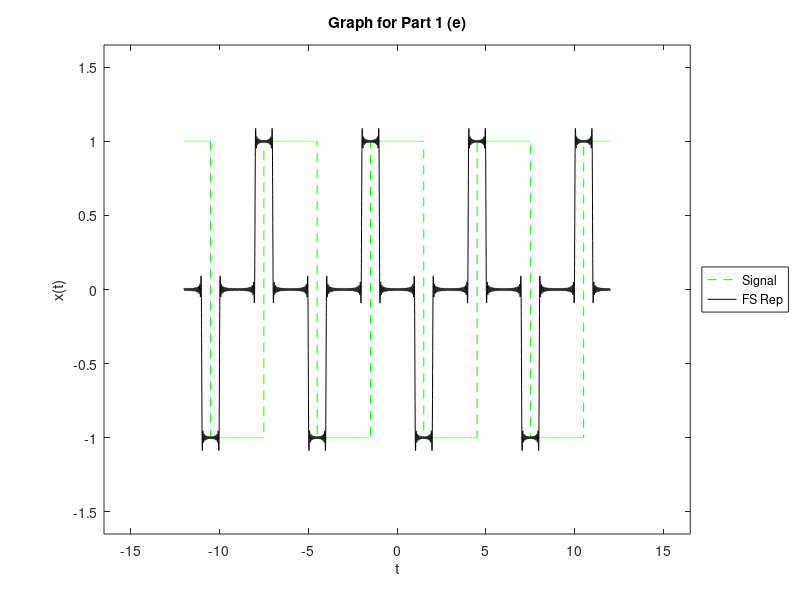

MATLAB code to generate this figure:
%% Fourier Series Builder
%  Justin Ndhlala (njn7)
%  Part (e)
%% Initialize workspace
clear; format short e

%% Signal parameters (period, amplitude, and signal code)
T = 6;
A = 1;
Signal = 'square';

%% Harmonics to use in calculation
N = 81;

%% Calculations of fundamental frequency and plot range
w0 = 2*pi/T;
t  = linspace(-2*T, 2*T, 10000);

%% Signal functions and
%  Fourier series expression based on desired signal
switch Signal
    case 'square'
        vinr = @(t) A*sign(cos(2*pi*t/T));
        C0 = 0;
        Cn = @(n) (cos(2*pi*n/3)-cos(pi*n/3))/(j*n*pi);
    case 'triangular'
        vinr = @(t) A*(...
            1 - ...
            4*mod(t,T)/T +...
            (8*mod(t-T/2,T)/T).*((mod(t,T)/T)>0.5) );
        C0 = 0;
        Cn = @(n) A*(sinc(n/2)^2);
    case 'sawtooth'
        vinr = @(t) A*(2*mod(t-T/2,T)/T-1);
        C0 = 0;
        Cn = @(n) j*A*(-1).^n / n / pi;
    case 'hwrs'
        vinr = @(t) A*sin(2*pi*t/T).*(sign(sin(2*pi*t/T))~=-1);
        C0 = A/pi;
        nn = @(n) (abs(n)==1).*(0) + (abs(n)~=1).*n;
        Cn = @(n) A*((mod(n,2)==0).*(1/pi/(1-nn(n).^2)) + ...
            (abs(n)==1).*((-1)^((n+1)/2)*j/4));
end

%% Build signal 
vin = C0;
for n=[-N:-1 1:N]
    vin = vin + Cn(n)*exp(j*n*w0*t);
end
vin = real(vin); % remove roundoff imaginary bits

%% Plot
figure(1); clf
plot(t, vinr(t), 'g--', t, vin, 'k-')
legend('Signal', 'FS Rep', 'location', 'EastOutside')
% Zoom out a bit in case curves hit figure boundaries
v  = axis; n  = 0.05;
xr = (v(2)-v(1)); yr = (v(4)-v(3));
axis([v + n*[-xr xr -yr yr]]);
title('Graph for Part 1 (e)')
xlabel('t');
ylabel('x(t)');




